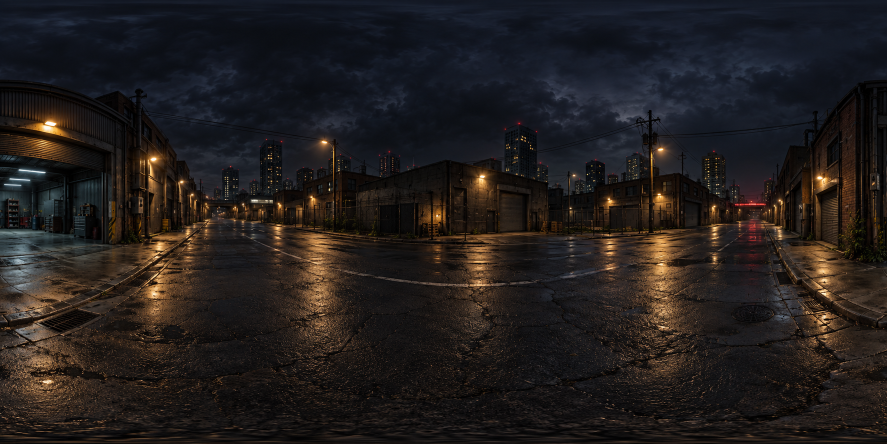
#> input picture assets/main_menu/Midnight_Drift_Garage_Detailed/skybox/Midnight_City_Panorama.png, 1774 x 887 px, found by its file name (shown at 1/2 size)
$ python export_skybox.py
#> lines starting #> are read from the running program, lines starting #| are printed output that depends on the picture
"""Reproject the unchanged source panorama to six cube faces; no invented extra detail."""
from pathlib import Path
import numpy as np, json, shutil, io, argparse
from PIL import Image
from scipy.ndimage import map_coordinates
out=Path(__file__).parent.parent/'output/Midnight_Drift_Garage_Detailed/skybox';out.mkdir(parents=True,exist_ok=True)
parser=argparse.ArgumentParser();parser.add_argument('--source',type=Path,default=out/'Midnight_City_Panorama.png');args=parser.parse_args()
src=args.source
def save_png(im,path):
    b=io.BytesIO();im.save(b,format='PNG');p=Path(path);temp=p.with_suffix('.png.new');temp.write_bytes(b.getvalue());temp.replace(p)
if src.resolve()!=(out/'Midnight_City_Panorama.png').resolve():shutil.copy2(src,out/'Midnight_City_Panorama.png')
im=np.asarray(Image.open(src).convert('RGB'));H,W=im.shape[:2];assert W==2*H
#> further down, im is the input picture: shape (887, 1774, 3); mean R, G, B 34.4, 29.8, 28.8
#> after `H, W = im.shape[:2]`: H = 887; W = 1774
N=1024
u,v=np.meshgrid((np.arange(N)+.5)/N*2-1,(np.arange(N)+.5)/N*2-1)
faces={'px_right':(np.ones_like(u),-v,-u),'nx_left':(-np.ones_like(u),-v,u),
       'py_up':(u,np.ones_like(u),v),'ny_down':(u,-np.ones_like(u),-v),
       'pz_front':(u,-v,np.ones_like(u)),'nz_back':(-u,-v,-np.ones_like(u))}
for name,(x,y,z) in faces.items():
    l=np.sqrt(x*x+y*y+z*z);sx=(.5+.37+np.arctan2(x,z)/(2*np.pi))*W-.5;sy=(.5-np.arcsin(y/l)/np.pi)*H-.5
    a=np.stack([map_coordinates(im[:,:,k].astype(float),[sy,sx],order=1,mode='grid-wrap') for k in range(3)],-1)
    save_png(Image.fromarray(np.uint8(np.clip(a,0,255))),out/(name+'.png'))
#> this loop made 6 passes
#> pass 1, `a=np.stack([map_coordinates(im[:,:,k].astype(float),[sy,sx],order=1,mo..`:
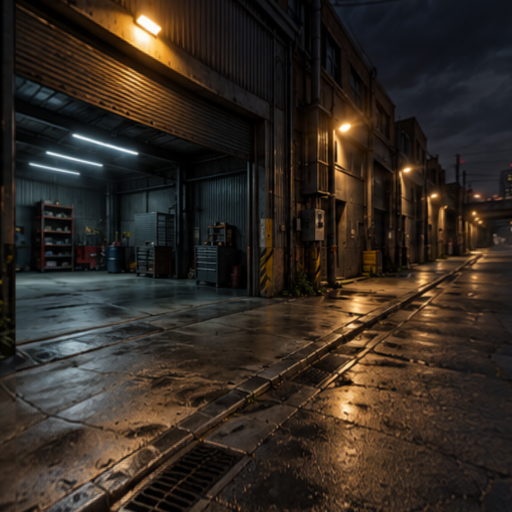
#> a: shape (1024, 1024, 3) float64 (shown at 1/2 size); mean R, G, B 51.3, 42.4, 34.6
#> pass 2, `a=np.stack([map_coordinates(im[:,:,k].astype(float),[sy,sx],order=1,mo..`:
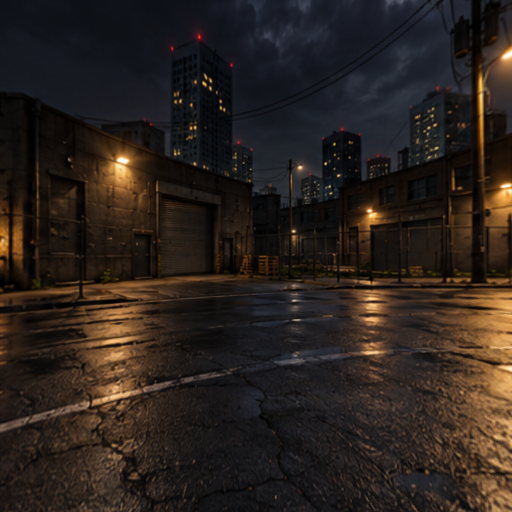
#> a: shape (1024, 1024, 3) float64 (shown at 1/2 size); mean R, G, B 43.4, 34.8, 29.6
#> pass 3, `a=np.stack([map_coordinates(im[:,:,k].astype(float),[sy,sx],order=1,mo..`:
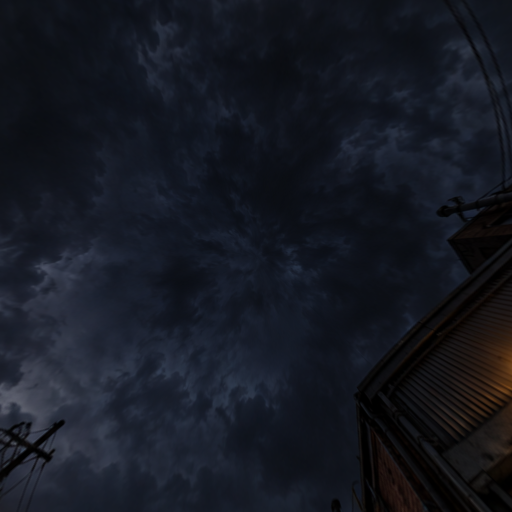
#> a: shape (1024, 1024, 3) float64 (shown at 1/2 size); mean R, G, B 21.7, 25, 34
#> after the loop:
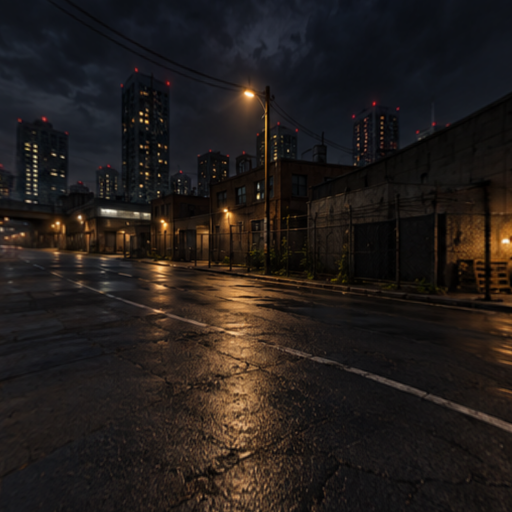
#> a: shape (1024, 1024, 3) float64 (shown at 1/2 size); mean R, G, B 35.2, 29.4, 26.9
cross=Image.new('RGB',(4*N,3*N),(12,14,19))
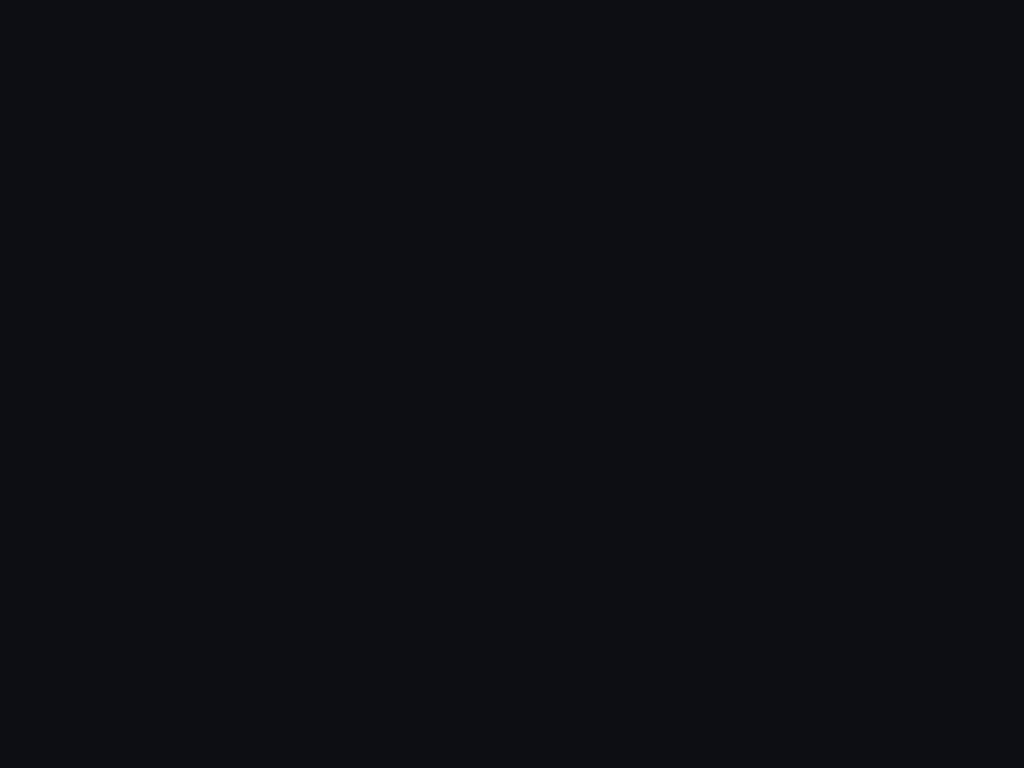
#> cross: PIL image 4096x3072 RGB (shown at 1/4 size); mean R, G, B 12, 14, 19
for name,pos in {'px_right':(2,1),'nx_left':(0,1),'py_up':(1,0),'ny_down':(1,2),'pz_front':(1,1),'nz_back':(3,1)}.items():
#> (the run stopped early here; a loop or call above may not have finished)
